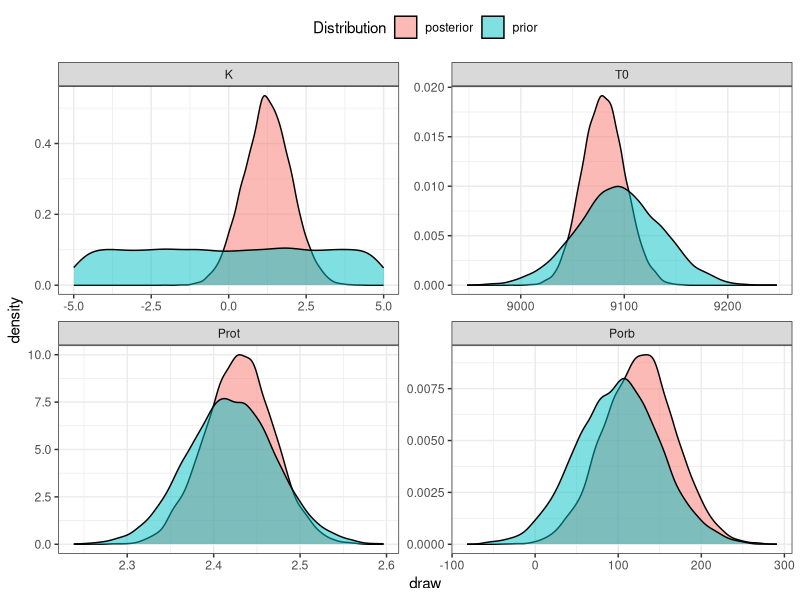

This chart was generated by the following R code:
## ---- chunk 1
library(ggplot2)
library(dplyr)
library(tidyr)

theme_set(theme_bw())

n_draws <- 10000

set.seed(1)
draws <- data.frame(
  T0_prior = rnorm(n_draws, 9095, 40),
  T0_posterior = rnorm(n_draws, 9080.27, mean(c(21.25,20.41))),
  Porb_prior = rnorm(n_draws, 100, 50),
  Porb_posterior = rnorm(n_draws, 125.8, mean(c(31.5, 55.2))),
  Prot_prior = rnorm(n_draws, 2.42, 0.05),
  Prot_posterior = rnorm(n_draws, 2.43, 0.04),
  K_prior = runif(n_draws, -5, 5),
  K_posterior = rnorm(n_draws, 1.25, mean(c(0.83, 0.71)))
) |> 
  pivot_longer(everything(), names_to = "param_dist", values_to = "draw") |> 
  separate(param_dist, into = c("parameter", "Distribution")) |> 
  mutate(parameter = factor(parameter, levels = c("K", "T0", "Prot", "Porb")))

ggplot(draws) +
  aes(x = draw, fill = Distribution) +
  geom_density(alpha = 0.5) +
  facet_wrap(vars(parameter), scales = "free", ncol = 2) +
  theme(legend.position = "top")
